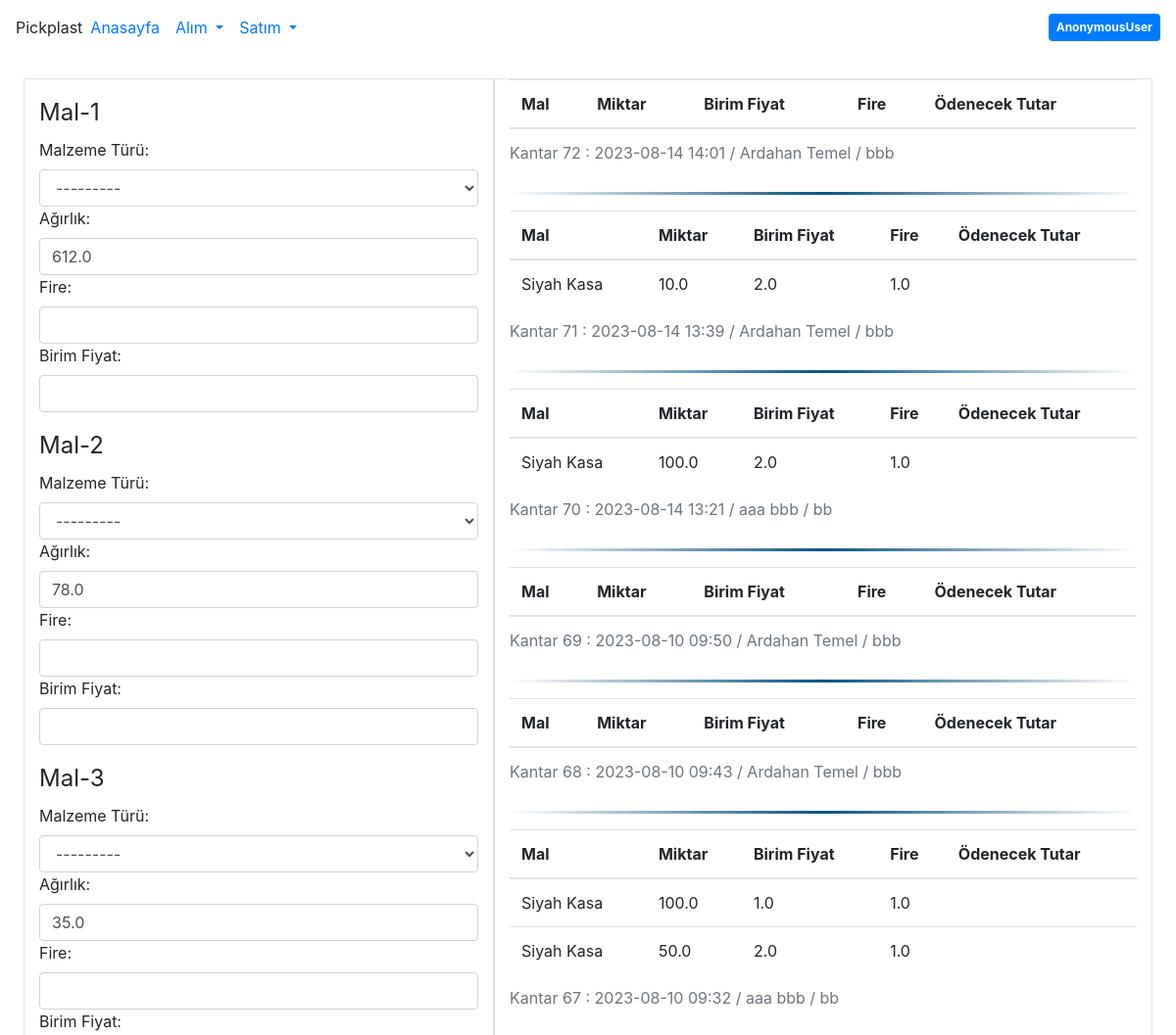
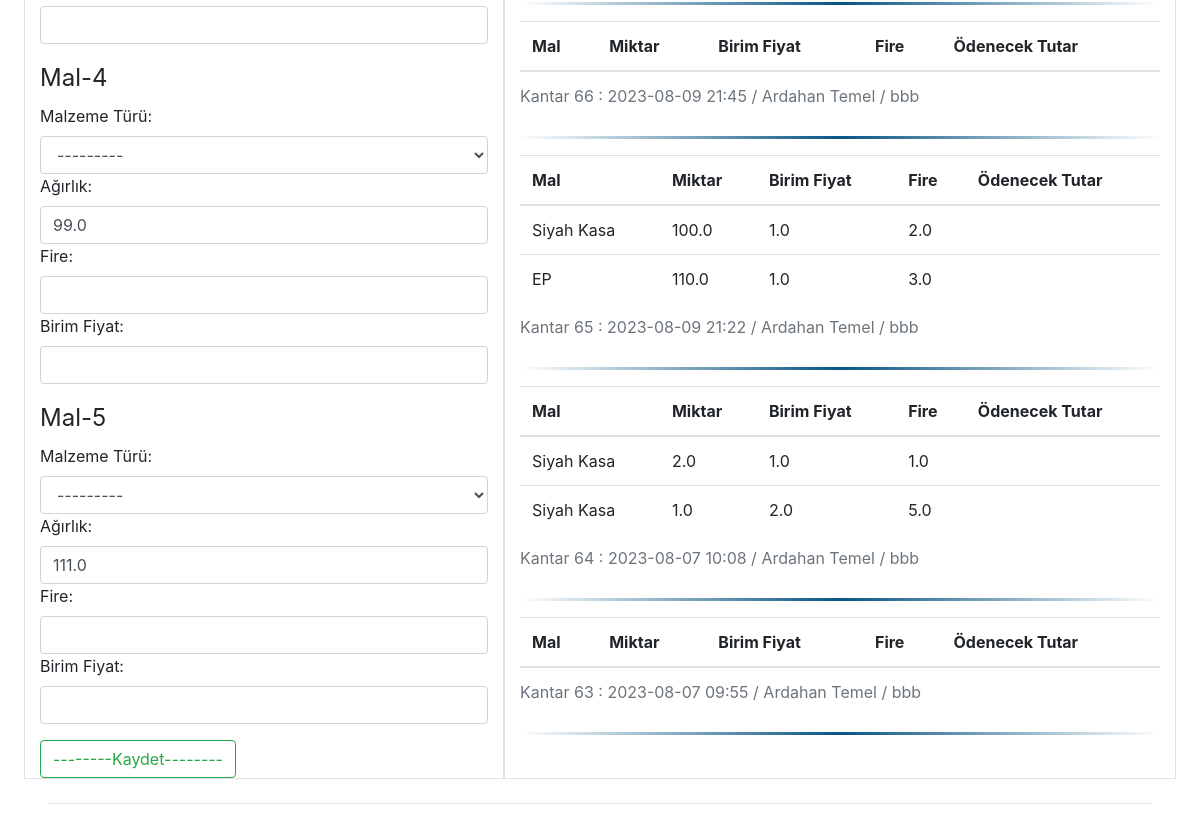
Page /al/60 on the earlier database version (2 pictures, top to bottom).
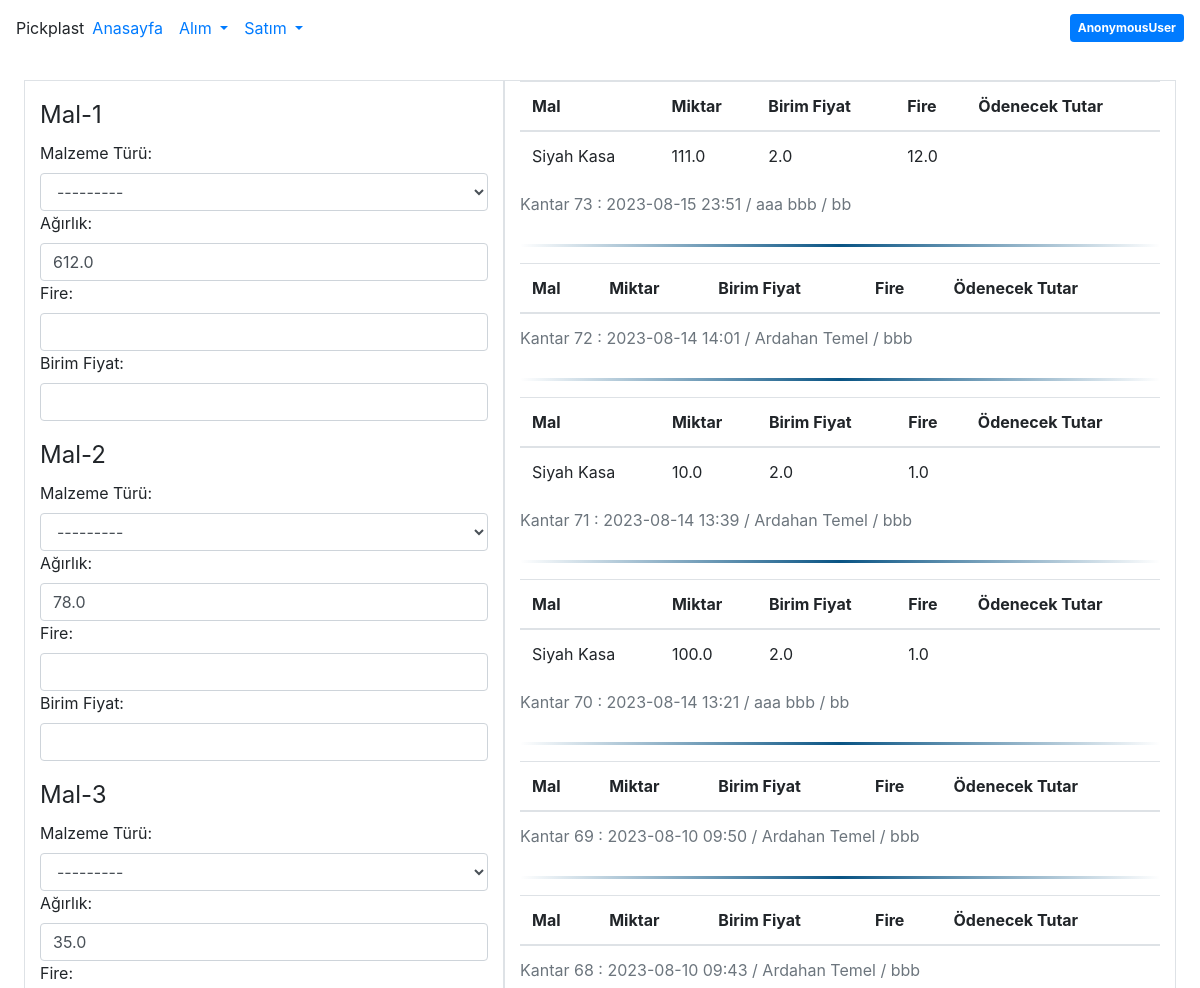
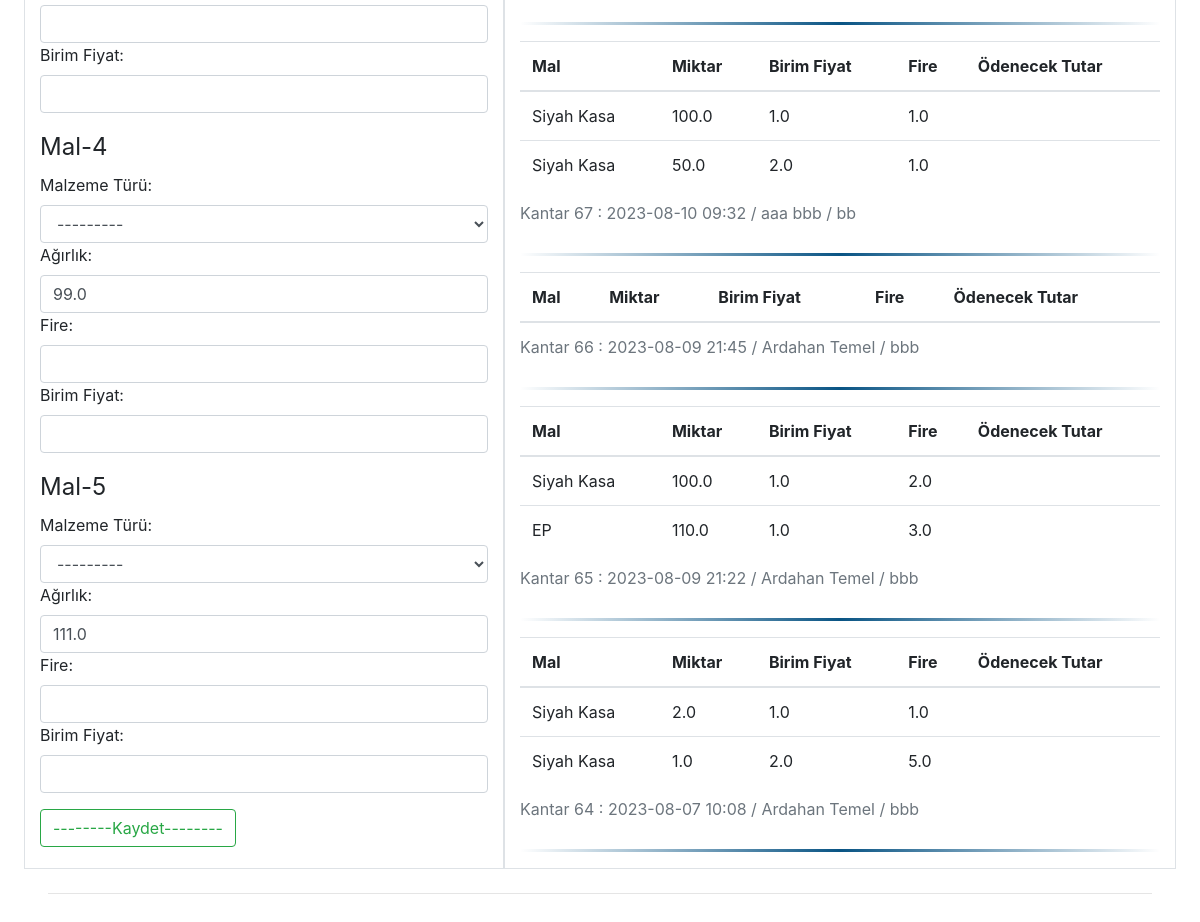
Same page on the later database version (2 pictures, top to bottom).
### mainPage/models.py (models this page shows, shortened)
class Kantar(models.Model):
    kantar1 = models.FloatField(verbose_name="Kantar 1")
    kantar2 = models.FloatField(verbose_name="Kantar 2")
    kantar3 = models.FloatField(verbose_name="Kantar 3", null=True, blank=True)
    kantar4 = models.FloatField(verbose_name="Kantar 4", null=True, blank=True)
    kantar5 = models.FloatField(verbose_name="Kantar 5", null=True, blank=True)
    kantar6 = models.FloatField(verbose_name="Kantar 6", null=True, blank=True)
    tarih = models.DateTimeField(verbose_name="Tarih", default=datetime.now, blank=True, null=True)
    tedarikci = models.ForeignKey(Tedarikci, on_delete=models.DO_NOTHING, verbose_name="Tedarikçi")
    note = models.TextField(verbose_name="Not", null=True, blank=True, max_length=180)
    odeme = models.CharField(max_length=100, verbose_name="Ödeme yapıldı mı?", choices=
    [('EVET', 'EVET'), ('HAYIR', 'HAYIR')])
    nakliyat = models.CharField(max_length=100, verbose_name="Taşıma", choices=
    [('PP', 'PP'), ('Ted', 'Ted')])
    faturaNo = models.TextField(verbose_name="Fatura No", null=True, blank=True)
    faturaTarihi = models.DateField(verbose_name="Fatura Tarihi", null=True, blank=True, )
    def __str__(self):
        return f'Kantar {str(self.id)} : {str(self.tarih)[:16]} / {self.tedarikci}'

class Tedarikci(models.Model):
    name = models.CharField(max_length=50, verbose_name="Ad")
    surname = models.CharField(max_length=50, verbose_name="Soyad")
    idNumber = models.CharField(max_length=25, verbose_name="TC Kimlik No")
    adress = models.CharField(max_length=200, verbose_name="Adres")
    tax = models.CharField(max_length=100, verbose_name="Vergi Dairesi")
    mail1 = models.EmailField(max_length=100, verbose_name="E-mail 1")
    mail2 = models.EmailField(max_length=100, verbose_name="E-mail 2")
    phoneNumber1 = models.CharField(max_length=20, verbose_name="Telefon 1")
    phoneNumber2 = models.CharField(max_length=20, verbose_name="Telefon 2")
    IBAN = models.CharField(max_length=100, verbose_name="IBAN")
    bankNumber = models.CharField(max_length=100, verbose_name="Banka Hesap Numarası")
    bank = models.CharField(max_length=100, verbose_name="Banka")
    companyName = models.CharField(max_length=100, verbose_name="Şirket")
    def __str__(self):
        return self.name + " " + self.surname + " / " + self.companyName

class MalAlim(models.Model):
    mal = models.ForeignKey(Hammadde, on_delete=models.DO_NOTHING, verbose_name="Malzeme Türü")
    miktar = models.FloatField(verbose_name="Ağırlık")
    hurda = models.FloatField(verbose_name="Fire")
    birimFiyat = models.FloatField(verbose_name="Birim Fiyat")
    kantar = models.ForeignKey(Kantar, on_delete=models.DO_NOTHING, verbose_name="Kantar tartım numarası")
    odenecek = models.FloatField(verbose_name="Ödenecek Tutar", blank=True, null=True)

class Hammadde(models.Model):
    rawMaterialName = models.CharField(max_length=200, verbose_name="Hammadde Tipi")
    isScrap = models.BooleanField(verbose_name="Değersiz / Hurda mı?", choices=[(1, 'EVET'), (0, 'HAYIR')])
    def __str__(self):
        return self.rawMaterialName

### mainPage/views.py (the view, shortened to what this page needs)
# urls.py: path("al/<int:id>", views.buy1, name="buy"),
def buy1(request, id):
    if request.method == "GET":
        kantar = models.Kantar.objects.get(id=id)
        def getKantarAmount():
            if kantar.kantar6 is not None:
                malAdedi = 5
            elif kantar.kantar5 is not None:
                malAdedi = 4
            elif kantar.kantar4 is not None:
                malAdedi = 3
            elif kantar.kantar3 is not None:
                malAdedi = 2
            elif kantar.kantar2 is not None:
                malAdedi = 1
            return malAdedi
        def getMaterialWeights():
            weights = {}
            if getKantarAmount() == 5:
                weights['w5'] = kantar.kantar5 - kantar.kantar6
                weights['w4'] = kantar.kantar4 - kantar.kantar5
                weights['w3'] = kantar.kantar3 - kantar.kantar4
                weights['w2'] = kantar.kantar2 - kantar.kantar3
                weights['w1'] = kantar.kantar1 - kantar.kantar2
            elif getKantarAmount() == 4:
                weights['w4'] = kantar.kantar4 - kantar.kantar5
                weights['w3'] = kantar.kantar3 - kantar.kantar4
                weights['w2'] = kantar.kantar2 - kantar.kantar3
                weights['w1'] = kantar.kantar1 - kantar.kantar2
            elif getKantarAmount() == 3:
                weights['w3'] = kantar.kantar3 - kantar.kantar4
                weights['w2'] = kantar.kantar2 - kantar.kantar3
                weights['w1'] = kantar.kantar1 - kantar.kantar2
            elif getKantarAmount() == 2:
                weights['w2'] = kantar.kantar2 - kantar.kantar3
                weights['w1'] = kantar.kantar1 - kantar.kantar2
            elif getKantarAmount() == 1:
                weights['w1'] = kantar.kantar1 - kantar.kantar2
            return weights
        def setFormAmount(malAdedi):
            if getKantarAmount() == 5:
                forms = {
                    'form1': djangoForms.MalAlimForm(initial={'kantar': kantar, 'miktar': getMaterialWeights()['w1']}),
                    'form2': djangoForms.MalAlimForm(initial={'kantar': kantar, 'miktar': getMaterialWeights()['w2']}),
                    'form3': djangoForms.MalAlimForm(initial={'kantar': kantar, 'miktar': getMaterialWeights()['w3']}),
                    'form4': djangoForms.MalAlimForm(initial={'kantar': kantar, 'miktar': getMaterialWeights()['w4']}),
                    'form5': djangoForms.MalAlimForm(initial={'kantar': kantar, 'miktar': getMaterialWeights()['w5']}),
                }
                return forms
        context = {}
        context['query'] = getLastMalAlimRecords(10)
        context['kantar'] = kantar
        context['forms'] = setFormAmount(getKantarAmount())
        return render(request, context=context, template_name="mainPage/malGiris.html")

### mainPage/views.py (called while the page is built)
def getLastMalAlimRecords(n):
    kantarlar = models.Kantar.objects.all().order_by('-tarih')[:n]
    query = {}
    for kantar in kantarlar:
        query[str(kantar)] = (kantar, models.MalAlim.objects.filter(kantar=kantar.id))
    return query

### mainPage/templates/mainPage/malGiris.html (shortened to what this page needs)
{% extends 'mainPage/base.html' %}
{% block content %}
{% include 'mainPage/navbar.html' %}
<div class="row m-4 ">
    <div class="col col-md-5 border">
        <form action="" method="post">
            {%for formkeys, form in forms.items%}
            <legend class="mt-3">Mal-{{formkeys|slice:"4:"}}</legend>
            {{form}}
            {% endfor %}
            <button type="submit" name="kaydet" class="btn btn-outline-success mt-3 ">--------Kaydet--------</button>
        </form>
    </div>
    <div class="col col-md-7 border">
        {% for key,value in query.items %}
        <table class="table" style="caption-side: top;">
            <caption>{{value.0}}</caption>
            <thead>
            <tr>
                <th scope="col">Mal</th>
                <th scope="col">Miktar</th>
                <th scope="col">Birim Fiyat</th>
                <th scope="col">Fire</th>
                <th scope="col">Ödenecek Tutar</th>
            </tr>
            </thead>
            <tbody>
            {% for alim in value.1 %}
            <tr>
                <td>{{alim.mal}}</td>
                <td>{{alim.miktar}}</td>
                <td>{{alim.birimFiyat}}</td>
                <td>{{alim.hurda}}</td>
                <td>{{alim.odeme}}</td>
            </tr>
            {% endfor %}
            </tbody>
        </table>
        <hr class="hr2">
            {% endfor %}
    </div>
</div>
<hr class="ml-5 mr-5 bold"/>
{% endblock %}

Differences in the rows shown:
no longer on this page (row unchanged): Kantar: id+tarih+tedarikci "Kantar 63 : 2023-08-07 09:55 / Ardahan Temel / bbb"
added Kantar: id+tarih+tedarikci "Kantar 73 : 2023-08-15 23:51 / aaa bbb / bb"
added MalAlim: mal "Siyah Kasa", miktar "111.0", birimFiyat "2.0", hurda "12.0", shown under "Kantar 73 : 2023-08-15 23:51 / aaa bbb / bb"
